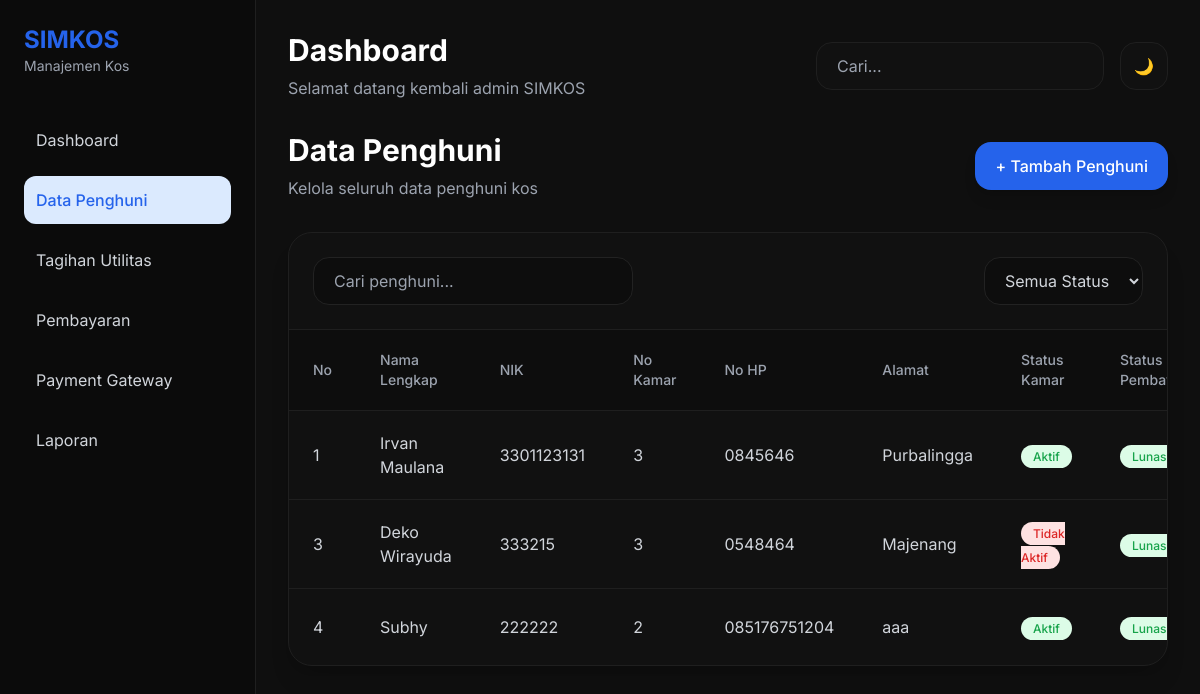
The app's page /penghuni/index.php, older data.
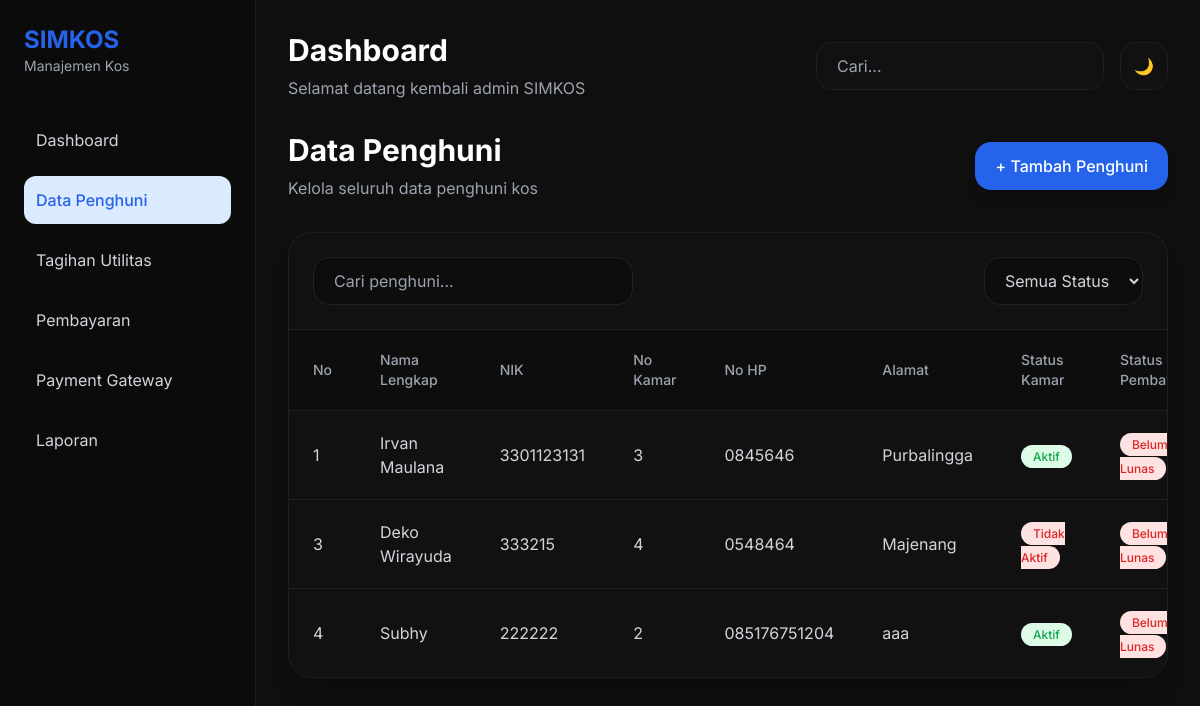
The same page, newer data.
### tables this page shows
CREATE TABLE `penghuni` (
  `no` int(11) NOT NULL,
  `no_kamar` int(11) NOT NULL,
  `nik` varchar(16) NOT NULL,
  `nama_lengkap` varchar(100) NOT NULL,
  `alamat` text NOT NULL,
  `no_hp` varchar(15) NOT NULL,
  `status_kamar` enum('Aktif','Tidak Aktif') DEFAULT 'Aktif',
  `status_pembayaran` enum('Lunas','Menunggak','Belum Lunas') DEFAULT 'Belum Lunas'
);

### penghuni/index.php (the view, shortened to what this page needs)
<!DOCTYPE html>
<html lang="en" class="dark">
<head>
  <script src="https://cdn.tailwindcss.com"></script>
</head>
<body class="bg-gray-100 dark:bg-[#0f0f0f]">
  <?php include '../components/sidebar.php'; ?>
  <div class="ml-64 p-8">
    <?php include '../components/topbar.php'; ?>
    <div class="flex items-center justify-between mb-8">
      <div>
        <h1 class="text-3xl font-bold text-gray-800 dark:text-white">
          Data Penghuni
        </h1>
        <p class="text-gray-500 dark:text-gray-400 mt-2">
          Kelola seluruh data penghuni kos
        </p>
      </div>
      <a href="tambah.php"
   class="h-12 px-5 rounded-2xl bg-blue-600 hover:bg-blue-700
   transition text-white font-medium shadow-lg flex items-center justify-center">
  + Tambah Penghuni
</a>
    </div>
    <div class="bg-white dark:bg-[#111]
    rounded-3xl shadow-xl
    border border-gray-100 dark:border-[#1f1f1f]
    overflow-hidden">
      <div class="p-6 border-b border-gray-100 dark:border-[#1f1f1f]">
        <div class="flex flex-col md:flex-row gap-4 md:items-center md:justify-between">
          <div class="relative w-full md:w-80">
               <input
      type="text"
      id="searchInput"
      placeholder="Cari penghuni..."
      class="w-full h-12 rounded-2xl
      bg-gray-100 dark:bg-[#0d0d0d]
      border border-gray-200 dark:border-[#222]
      px-5 outline-none
      text-gray-800 dark:text-white"
    >
          </div>
                    <select
              id="statusFilter"
              class="h-12 px-4 rounded-2xl
              bg-gray-100 dark:bg-[#0d0d0d]
              border border-gray-200 dark:border-[#222]
              text-gray-700 dark:text-gray-300
              outline-none">
              <option value="">Semua Status</option>
          </select>
        </div>
      </div>
      <div class="overflow-x-auto">
        <table class="w-full">
<thead class="bg-gray-50 dark:bg-[#0d0d0d]">
    <tr class="text-left text-sm text-gray-500 dark:text-gray-400">
        <th class="px-6 py-5 font-medium">No</th>
        <th class="px-6 py-5 font-medium">Nama Lengkap</th>
        <th class="px-6 py-5 font-medium">NIK</th>
        <th class="px-6 py-5 font-medium">No Kamar</th>
        <th class="px-6 py-5 font-medium">No HP</th>
        <th class="px-6 py-5 font-medium">Alamat</th>
        <th class="px-6 py-5 font-medium">Status Kamar</th>
        <th class="px-6 py-5 font-medium">Status Pembayaran</th>
    </tr>
</thead>
<tbody class="text-gray-700 dark:text-gray-300">
<?php
include '../config/koneksi.php';
$cari = isset($_GET['cari']) ? $_GET['cari'] : '';
if($cari != ''){
    $query = mysqli_query($conn,"
        SELECT * FROM penghuni
        WHERE nama_lengkap LIKE '%$cari%'
        OR nik LIKE '%$cari%'
        OR no_kamar LIKE '%$cari%'
        OR no_hp LIKE '%$cari%'
        OR alamat LIKE '%$cari%'
    ");
}else{
    $query = mysqli_query($conn,"SELECT * FROM penghuni");
}
while($row = mysqli_fetch_assoc($query)) :
?>
<tr
class="data-row border-t border-gray-100 dark:border-[#1f1f1f] hover:bg-gray-50 dark:hover:bg-[#151515] transition"
data-status="<?= strtolower(trim($row['status_kamar'])); ?>">
    <td class="px-6 py-5">
        <?= $row['no']; ?>
    </td>
    <td class="px-6 py-5">
        <?= $row['nama_lengkap']; ?>
    </td>
    <td class="px-6 py-5">
        <?= $row['nik']; ?>
    </td>
    <td class="px-6 py-5">
        <?= $row['no_kamar']; ?>
    </td>
    <td class="px-6 py-5">
        <?= $row['no_hp']; ?>
    </td>
    <td class="px-6 py-5">
    <?= $row['alamat']; ?>
</td>
    <td class="px-6 py-5">
        <?php if($row['status_kamar'] == 'Aktif') : ?>
            <span class="px-3 py-1 rounded-full text-xs font-medium bg-green-100 text-green-600">
                Aktif
            </span>
        <?php else : ?>
            <span class="px-3 py-1 rounded-full text-xs font-medium bg-red-100 text-red-600">
                Tidak Aktif
            </span>
        <?php endif; ?>
    </td>
    <td class="px-6 py-5">
        <?php if($row['status_pembayaran'] == 'Lunas') : ?>
            <span class="px-3 py-1 rounded-full text-xs font-medium bg-green-100 text-green-600">
                Lunas
            </span>
        <?php elseif($row['status_pembayaran'] == 'Menunggak') : ?>
            <span class="px-3 py-1 rounded-full text-xs font-medium bg-orange-100 text-orange-600">
                Menunggak
            </span>
        <?php else : ?>
            <span class="px-3 py-1 rounded-full text-xs font-medium bg-red-100 text-red-600">
                Belum Lunas
            </span>
        <?php endif; ?>
    </td>
</tr>
<?php endwhile; ?>
</tbody>
        </table>
      </div>
    </div>
  </div>
</body>
</html>

Row changes from the older to the newer data that the page shows:
changed penghuni "Irvan Maulana": status_pembayaran "Lunas" → "Belum Lunas"
changed penghuni "Deko Wirayuda": no_kamar "3" → "4"; status_pembayaran "Lunas" → "Belum Lunas"
changed penghuni "Subhy": status_pembayaran "Lunas" → "Belum Lunas"
